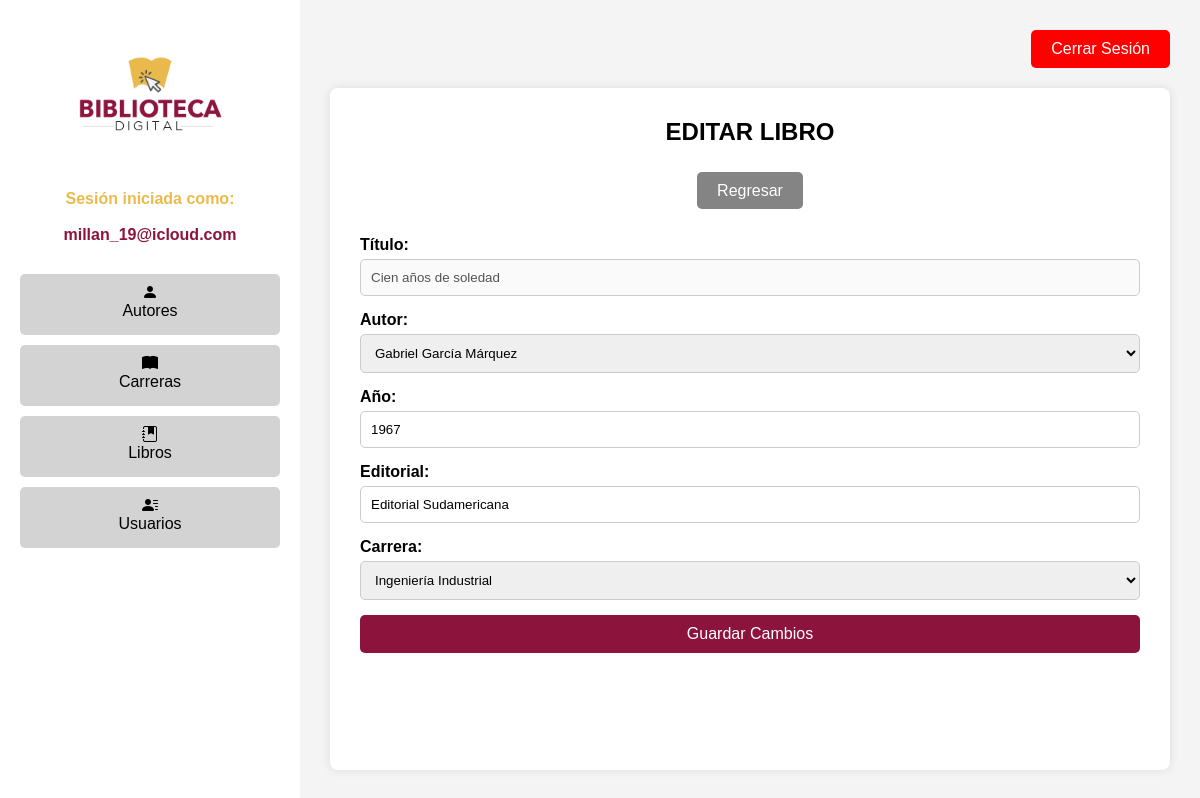
The app's page /Login/editar_libro.php?id=7 (signed in) with its own data.
### tables this page shows
CREATE TABLE `libros` (
  `id_libro` int(5) NOT NULL,
  `titulo` varchar(200) NOT NULL,
  `autor` int(11) NOT NULL,
  `anio` int(5) NOT NULL,
  `editorial` varchar(200) NOT NULL,
  `carrera` int(11) NOT NULL
);

CREATE TABLE `autores` (
  `id_autor` int(11) NOT NULL,
  `nombre` varchar(200) NOT NULL,
  `nacionalidad` varchar(255) NOT NULL
);

CREATE TABLE `carreras` (
  `id_carrera` int(11) NOT NULL,
  `nombre_carrera` varchar(200) NOT NULL
);

### Login/editar_libro.php (the view, shortened to what this page needs)
<?php
include "conexion.php";
$id_libro = $_GET['id'];
$query_libro = "
    SELECT * FROM libros
    WHERE id_libro = '$id_libro'";
$result_libro = mysqli_query($conectar, $query_libro);
$libro = mysqli_fetch_assoc($result_libro);
$query_autores = "SELECT id_autor, nombre FROM autores";
$result_autores = mysqli_query($conectar, $query_autores);
$query_carreras = "SELECT id_carrera, nombre_carrera FROM carreras";
$result_carreras = mysqli_query($conectar, $query_carreras);
?>
<!DOCTYPE html>
<html lang="es">
<head>
    <link rel="stylesheet" href="styles_admin.css">
    <link rel="stylesheet" href="https://cdn.jsdelivr.net/npm/bootstrap-icons@1.7.2/font/bootstrap-icons.css">
</head>
<body>
    <div class="container">
        <?php include "menu.php"; ?>
        <section class="main-content">
            <div class="header">
                <a href="salir.php" class="btn-logout">Cerrar Sesión</a>
            </div>
            <div class="content">
                <h1>EDITAR LIBRO</h1>
                <br><br>
                <a href="libros.php" class="btn-volver">Regresar</a>
                <br><br><br>
                <form action="guardar_editar_libro.php" method="post">
                    <div class="form-group">
                        <label for="titulo">Título:</label>
                        <input name="titulo" type="text" id="titulo" class="form-control"
                               value="<?php echo htmlspecialchars($libro['titulo']); ?>" required disabled>
                    </div>
                    <div class="form-group">
                        <label for="autor">Autor:</label>
                        <select name="autor" id="autor" class="form-control" required>
                            <?php while ($autor = mysqli_fetch_assoc($result_autores)): ?>
                                <option value="<?php echo $autor['id_autor']; ?>"
                                    <?php echo ($autor['id_autor'] == $libro['autor']) ? 'selected' : ''; ?>>
                                    <?php echo htmlspecialchars($autor['nombre']); ?>
                                </option>
                            <?php endwhile; ?>
                        </select>
                    </div>
                    <div class="form-group">
                        <label for="anio">Año:</label>
                        <input name="anio" type="number" id="anio" class="form-control"
                               value="<?php echo htmlspecialchars($libro['anio']); ?>" required>
                    </div>
                    <div class="form-group">
                        <label for="editorial">Editorial:</label>
                        <input name="editorial" type="text" id="editorial" class="form-control"
                               value="<?php echo htmlspecialchars($libro['editorial']); ?>" required>
                    </div>
                    <div class="form-group">
                        <label for="carrera">Carrera:</label>
                        <select name="carrera" id="carrera" class="form-control" required>
                            <?php while ($carrera = mysqli_fetch_assoc($result_carreras)): ?>
                                <option value="<?php echo $carrera['id_carrera']; ?>"
                                    <?php echo ($carrera['id_carrera'] == $libro['carrera']) ? 'selected' : ''; ?>>
                                    <?php echo htmlspecialchars($carrera['nombre_carrera']); ?>
                                </option>
                            <?php endwhile; ?>
                        </select>
                    </div>
                    <button type="submit" class="btn btn-secondary">Guardar Cambios</button>
                </form>
            </div>
        </section>
    </div>
</body>
</html>

### Login/styles_admin.css (style rules this page uses)
* { margin: 0; padding: 0; box-sizing: border-box; }
body { font-family: Arial, sans-serif; background-color: #f4f4f4; }
:root { --color1: #ebbb4c; --color2: #8c143c; }
.container { display: flex; height: 100vh; text-align: center; }
.main-content { flex: 1; display: flex; flex-direction: column; justify-content: flex-start; padding: 30px; background-color: #f4f4f4; }
.header { display: flex; justify-content: flex-end; margin-bottom: 20px; }
a { text-decoration: none; }
.btn-logout { background-color: red; color: white; border: none; padding: 10px 20px; cursor: pointer; font-size: 16px; border-radius: 5px; }
.btn-volver { background-color: #848484; color: white; border: none; padding: 10px 20px; cursor: pointer; font-size: 16px; border-radius: 5px; }
.content { background-color: white; padding: 30px; box-shadow: 0 0 10px rgba(0, 0, 0, 0.1); border-radius: 8px; flex-grow: 1; }
.form-group { margin-bottom: 15px; display: flex; flex-direction: column; align-items: left; }
.form-group label { display: block; margin-bottom: 5px; width: 100%; max-width: 320px; text-align: left; font-weight: bold; }
.form-control { width: 100%; padding: 10px; border: 1px solid #ccc; border-radius: 5px; box-sizing: border-box; }
.btn-secondary, a.btn-secondary { background-color: var(--color2); color: white; text-decoration: none; }
.btn, a.btn-secondary { width: 100%; padding: 10px; border: none; border-radius: 5px; font-size: 16px; cursor: pointer; display: inline-block; text-align: center; box-sizing: border-box; }

### records on screen
libros: titulo "Cien años de soledad", autor "Gabriel García Márquez", anio "1967", editorial "Editorial Sudamericana", carrera "Ingeniería Industrial"

### other values on screen
$usuario "millan_19@icloud.com"
